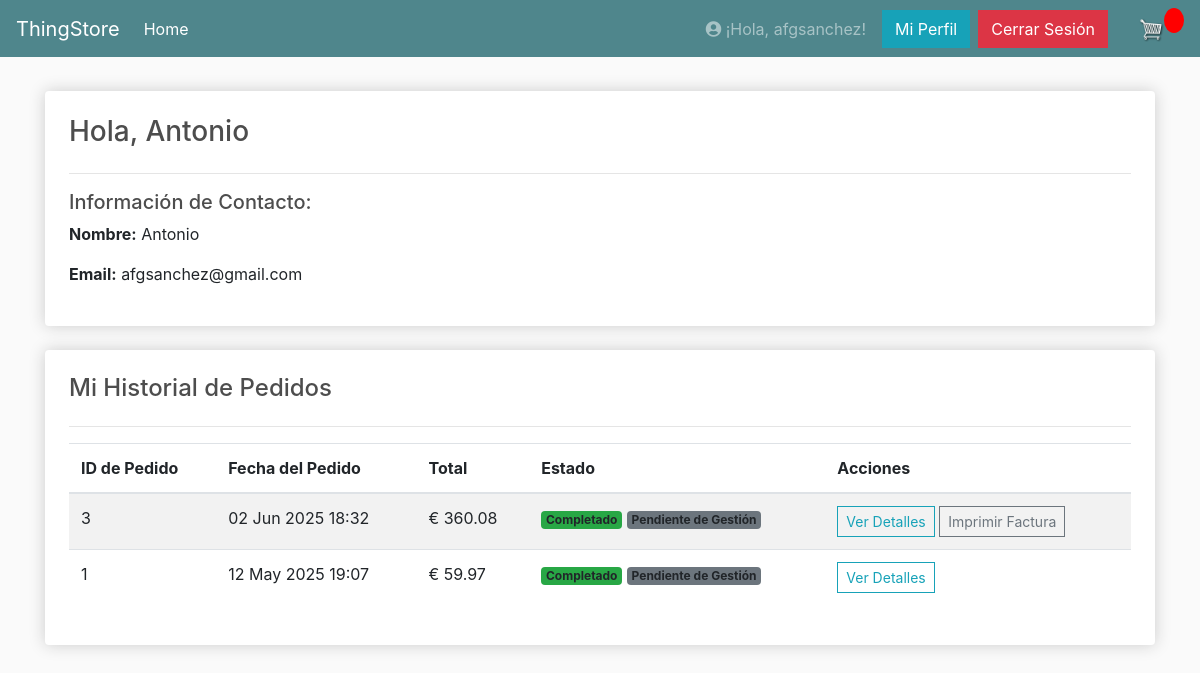
Before: /profile/ (signed in) with the older database file.
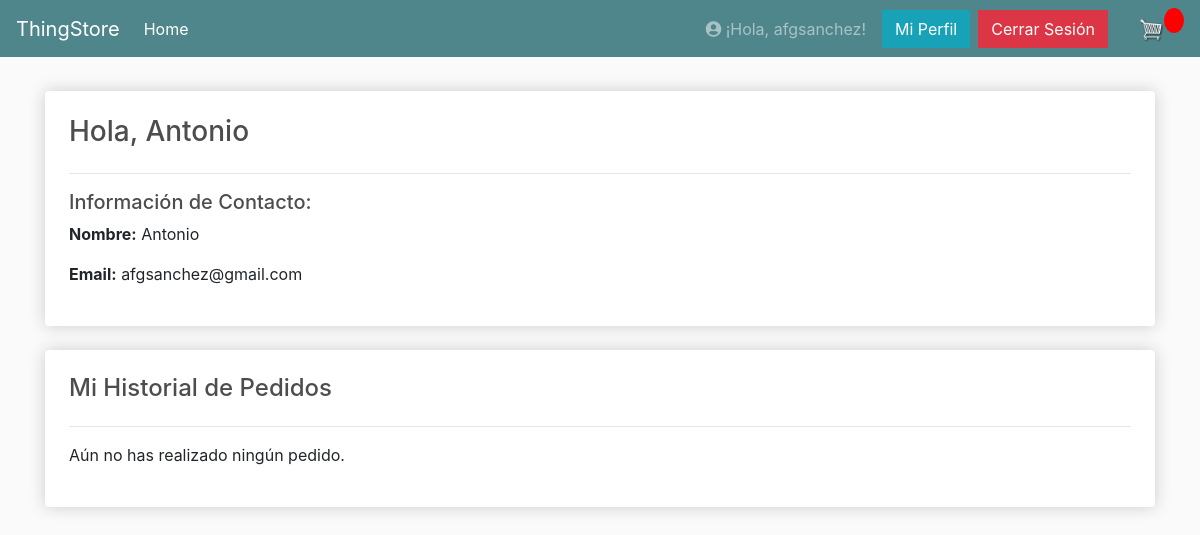
After: the same page with the newer database file.
### store/models.py (models this page shows, shortened)
class Customer(models.Model):
    user = models.OneToOneField(User, null=True, blank=True, on_delete=models.CASCADE)
    name = models.CharField(max_length=200, null=True)
    email = models.EmailField(max_length=200, null=True, unique=False)
    device = models.CharField(max_length=200, null=True, blank=True)

class Order(models.Model):
    customer = models.ForeignKey(Customer, null=True, blank=True, on_delete=models.SET_NULL)
    date_ordered = models.DateTimeField(auto_now_add=True, null=True, blank=True)
    complete = models.BooleanField(default=False, verbose_name="PAYMENT COMPLETED")
    transaction_id = models.CharField(max_length=100, null=True)
    is_processed = models.BooleanField(default=False, verbose_name="PEDIDO GESTIONADO")
    guest_access_token = models.UUIDField(null=True, blank=True, unique=True)
    @property
    def shipping(self):
        shipping = False
        orderitems = self.orderitem_set.all()
        for i in orderitems:
            if not i.product.digital:
                shipping = True
                break # Una vez que encontramos uno que requiere envío, podemos parar
        return shipping
    @property
    def get_cart_total(self):
        orderitems = self.orderitem_set.all()
        total = sum([item.get_total for item in orderitems])
        return total

class OrderItem(models.Model):
    product = models.ForeignKey(Product, on_delete=models.SET_NULL, null=True)
    order = models.ForeignKey(Order, on_delete=models.CASCADE)
    quantity = models.IntegerField(default=0, null=True, blank=True)
    date_added = models.DateTimeField(auto_now_add=True)
    download_token = models.UUIDField(default=uuid.uuid4, editable=False, unique=True, null=True, blank=True)
    @property
    def get_total(self):
        if self.product:
            total = self.product.price * self.quantity
            return total
        return Decimal('0.00')  # Devuelve 0 si no hay producto

class Product(models.Model):
    name = models.CharField(max_length=200)
    price = models.DecimalField(max_digits=10, decimal_places=2) # Cambiado de FloatField a DecimalField
    digital = models.BooleanField(default=False, null=True, blank=True)
    image = models.ImageField(null=True, blank=True, upload_to='product_images/')
    digital_file = models.FileField(upload_to='digital_products/', null=True, blank=True) # Campo para el archivo descargable

### store/views.py (the view)
# urls.py: path('profile/', views.profile, name='profile')
@login_required
def profile(request):
    customer = request.user.customer
    orders = Order.objects.filter(customer=customer, complete=True).order_by('-date_ordered')
    context = {
        'customer': customer,
        'orders': orders,
    }
    return render(request, 'store/profile.html', context)

### store/templates/store/profile.html (shortened to what this page needs)
{% extends 'store/main.html' %}
{% load static %}
{% block content %}
    <div class="row">
        <div class="col-lg-12">
            <div class="box-element p-4">
                <h3 class="mb-4">Hola, {{ customer.name|default:request.user.username }}</h3>
                <hr>
                <h5>Información de Contacto:</h5>
                <p><strong>Nombre:</strong> {{ customer.name|default:request.user.username }}</p>
                <p><strong>Email:</strong> {{ customer.email|default:request.user.email }}</p>
            </div>
            <br>
            <div class="box-element p-4">
                <h4 class="mb-4">Mi Historial de Pedidos</h4>
                <hr>
                {% if orders %}
                    <table class="table table-striped table-hover">
                        <thead>
                            <tr>
                                <th scope="col">ID de Pedido</th>
                                <th scope="col">Fecha del Pedido</th>
                                <th scope="col">Total</th>
                                <th scope="col">Estado</th>
                                <th scope="col">Acciones</th>
                            </tr>
                        </thead>
                        <tbody>
                            {% for order in orders %}
                            <tr>
                                <td>{{ order.id }}</td>
                                <td>{{ order.date_ordered|date:"d M Y H:i" }}</td>
                                <td>€ {{ order.get_cart_total|floatformat:2 }}</td>
                                <td>
                                    {% if order.complete %}
                                        <span class="badge bg-success">Completado</span>
                                    {% else %}
                                        <span class="badge bg-warning text-dark">Pendiente</span>
                                    {% endif %}
                                    {% if order.is_processed %}
                                        <span class="badge bg-info text-dark">Gestionado</span>
                                    {% else %}
                                        <span class="badge bg-secondary">Pendiente de Gestión</span>
                                    {% endif %}
                                </td>
                                <td>
                                    <a href="{% url 'order_complete' order.id %}" class="btn btn-sm btn-outline-info">Ver Detalles</a>
                                    {% if order.shipping %}
                                        <a href="{% url 'order_print' order.id %}" target="_blank" class="btn btn-sm btn-outline-secondary">Imprimir Factura</a>
                                    {% endif %}
                                </td>
                            </tr>
                            {% endfor %}
                        </tbody>
                    </table>
                {% else %}
                    <p>Aún no has realizado ningún pedido.</p>
                {% endif %}
            </div>
        </div>
    </div>
{% endblock content %}

### store/templates/store/main.html (shortened to what this page needs)
<!DOCTYPE html>
{% load static %}
<html>
<head>
	<link rel="stylesheet" href="https://stackpath.bootstrapcdn.com/bootstrap/4.4.1/css/bootstrap.min.css">
	<link rel="stylesheet" type="text/css" href="{% static 'css/main.css' %}">
	<link rel="stylesheet" href="https://cdnjs.cloudflare.com/ajax/libs/font-awesome/5.15.4/css/all.min.css" />
</head>
<body>
	<nav class="navbar navbar-expand-lg navbar-dark bg-dark">
	  <a class="navbar-brand" href="{% url 'store' %}">ThingStore</a>
	  <div class="collapse navbar-collapse" id="navbarSupportedContent">
	    <ul class="navbar-nav mr-auto">
	      <li class="nav-item active">
	        <a class="nav-link" href="{% url 'store' %}">Home <span class="sr-only">(current)</span></a>
	      </li>
	    </ul>
			<div class="form-inline my-2 my-lg-0">
				{% if not user.is_authenticated %}
				   <a href="{% url 'login' %}" class="btn btn-warning">Login</a>
				{% else %}
				   <span class="navbar-text mr-3">
					 <i class="fas fa-user-circle"></i> ¡Hola, {{ user.username }}!
				   </span>
				   <a href="{% url 'profile' %}" class="btn btn-info mr-2">Mi Perfil</a>
				   <form action="{% url 'logout' %}" method="post" style="display: inline;">
					  <button type="submit" class="btn btn-danger mr-3">Cerrar Sesión</button>
				   </form>
				{% endif %}
				   <a href="{% url 'cart' %}">
					  <img  id="cart-icon" src="{% static 'images/cart.png' %}">
				   </a>
				   <p id="cart-total">{{cartItems}}</p>
			</div>
	  </div>
	</nav>
     <div class="container">
            <br>
            {% block content %}
            {% endblock content %}
         </div>
</body>
</html>

### static/css/main.css (style rules this page uses)
body { background-color: hsl(0, 0%, 98%); }
h1,h2,h3,h4,h5,h6 { color:hsl(0, 0%, 30%); }
.box-element { box-shadow:hsl(0, 0%, 80%) 0 0 16px; background-color: #fff; border-radius: 4px; padding: 10px; }
.bg-dark { background-color: #4f868c!important; }
#cart-icon { width:25px; display: inline-block; margin-left: 15px; }
#cart-total { display: block; text-align: center; color:#fff; background-color: red; width: 20px; height: 25px; border-radius: 50%; font-size: 14px; }
.col-lg-4, .col-lg-6, .col-lg-8, .col-lg-12 { margin-top: 10px; }
.btn { border-radius: 0; }

Changed rows visible on the page:
removed Order: id "3", date_ordered "02 Jun 2025 18:32", get_cart_total "360.08", complete "Completado", is_processed "Pendiente de Gestión", shows "Imprimir Factura"
removed Order: id "1", date_ordered "12 May 2025 19:07", get_cart_total "59.97", complete "Completado", is_processed "Pendiente de Gestión"
Other visible differences:
text no longer shown: "ID de Pedido Fecha del Pedido Total Estado Acciones"
text now shown: "Aún no has realizado ningún pedido."
